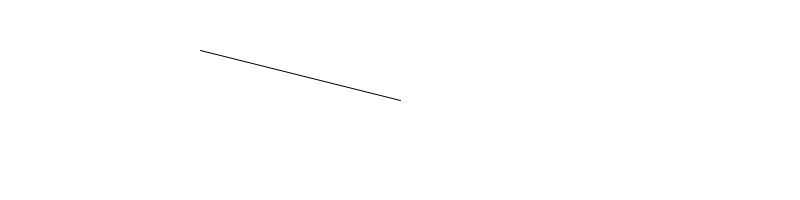
Frame 1 (no input)
Frame 60 (the mouse pressed at the canvas centre just before this capture): identical to frame 1, image omitted
Frame 120 (the mouse held since frame 60 and released just before this capture): blank canvas, image omitted

The Processing sketch that drew this single still picture (run headless with seeded random() and noise(); from frame 60 on, the mouse is pressed at the canvas centre):

// Processing sketch: vector_multiplication
// ── vector_multiplication.pde
// The Nature of Code
// Daniel Shiffman
// Draft book

// Example 1-3: Vector subtraction

void setup() {
  size(800,200);
  smooth();
}

void draw() {
  background(255);
  
  PVector mouse = new PVector(mouseX,mouseY);
  PVector center = new PVector(width/2,height/2);
  mouse.sub(center);
  
  // Multiplying a vector!  The vector is now half its original size (multiplied by 0.5).
  mouse.mult(0.5);  
  
  translate(width/2,height/2);
  line(0,0,mouse.x,mouse.y);
}
